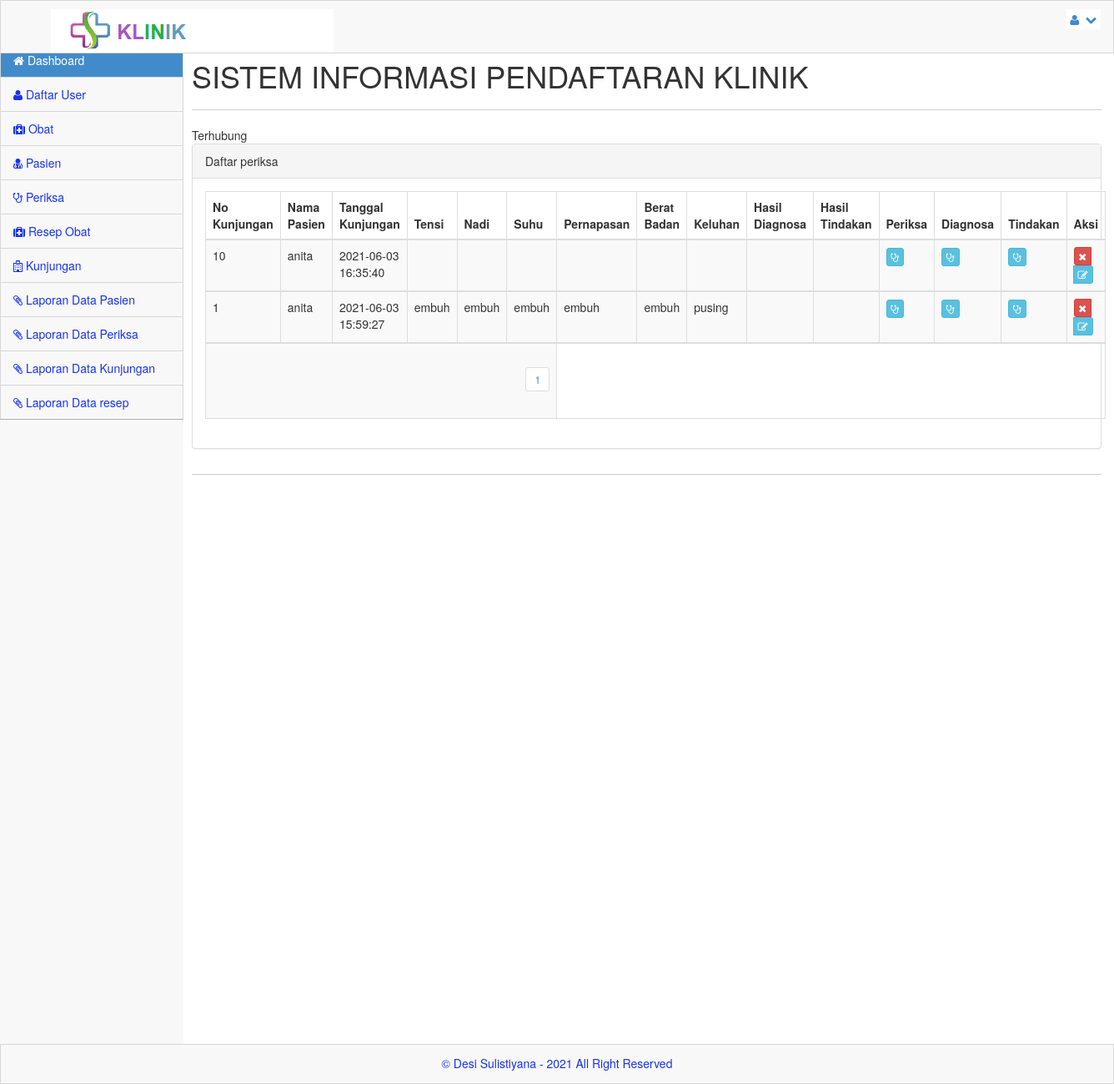
The app's page /admin/index.php?menu=periksa (signed in) with its own data.
### tables this page shows
CREATE TABLE `periksa` (
  `id_periksa` int(10) NOT NULL,
  `no_kunjungan` int(10) NOT NULL,
  `tensi` varchar(10) DEFAULT NULL,
  `nadi` varchar(10) DEFAULT NULL,
  `suhu` varchar(10) DEFAULT NULL,
  `napas` varchar(10) DEFAULT NULL,
  `bb` varchar(10) DEFAULT NULL,
  `keluhan` varchar(30) DEFAULT NULL,
  `kd_diagnosa` varchar(20) DEFAULT NULL,
  `kd_tindakan` varchar(10) DEFAULT NULL,
  `created_at` timestamp NULL DEFAULT current_timestamp(),
  `update_at` timestamp NULL DEFAULT current_timestamp(),
  `daleted_at` timestamp NULL DEFAULT NULL
);

CREATE TABLE `kunjungan` (
  `no_kunjungan` int(10) NOT NULL,
  `no_rm` varchar(10) NOT NULL,
  `created_at` timestamp NULL DEFAULT current_timestamp(),
  `updated_at` timestamp NULL DEFAULT current_timestamp(),
  `deleted_at` timestamp NULL DEFAULT NULL
);

CREATE TABLE `pasien` (
  `no_rm` varchar(11) NOT NULL,
  `nm_pasien` varchar(300) NOT NULL,
  `j_kel` varchar(100) NOT NULL,
  `agama` varchar(100) NOT NULL,
  `alamat` varchar(300) NOT NULL,
  `tgl_lhr` date NOT NULL,
  `ktp` varchar(16) NOT NULL,
  `no_tlp` varchar(12) NOT NULL,
  `nm_kel` varchar(20) NOT NULL,
  `hub_kel` varchar(100) NOT NULL
);

### admin/periksa.php (the view, shortened to what this page needs)
<?php
include_once("../library/koneksi.php");
$row = 20;
$hal = isset($_GET['hal']) ? $_GET['hal'] : 0;
$pageSql = "SELECT * FROM periksa";
$pageQry = mysqli_query($server,$pageSql) or die ("error paging: ".mysqli_error());
$jml	 = mysqli_num_rows($pageQry);
$max	 = ceil($jml/$row);
?>
<div class="panel panel-default">
	<div class="panel-heading">
		Daftar periksa
	</div>
	<div class="panel-body">
		<div class="table-responsive">
			<table class="table table-striped table-bordered table-hover">
				<thead>
					<tr>
						<th>No Kunjungan</th>
						<th>Nama Pasien</th>
						<th>Tanggal Kunjungan</th>
						<th>Tensi</th>
						<th>Nadi</th>
						<th>Suhu</th>
						<th>Pernapasan</th>
						<th>Berat Badan</th>
						<th>Keluhan</th>
						<th>Hasil Diagnosa</th>
						<th>Hasil Tindakan</th>
						<th>Periksa</th>
						<th>Diagnosa</th>
						<th>Tindakan</th>
						<th width="90">Aksi</th>
					</tr>
				</thead>
			<?php
				$kjgSql = "SELECT * FROM periksa LEFT JOIN kunjungan ON kunjungan.no_kunjungan=periksa.no_kunjungan LEFT JOIN pasien ON pasien.no_rm=kunjungan.no_rm ORDER BY id_periksa DESC LIMIT $hal, $row";
				$kjgQry = mysqli_query($server,$kjgSql)  or die ("Query periksa salah : ".mysqli_error());
				while ($kjg = mysqli_fetch_array($kjgQry)) {
			?>
				<tbody>
					<tr>
						<td><?php echo $kjg['no_kunjungan'];?></td>
						<td><?php echo $kjg['nm_pasien'];?></td>
						<td><?php echo $kjg['created_at'];?></td>
						<td><?php echo $kjg['tensi'];?></td>
						<td><?php echo $kjg['nadi'];?></td>
						<td><?php echo $kjg['suhu'];?></td>
						<td><?php echo $kjg['napas'];?></td>
						<td><?php echo $kjg['bb'];?></td>
						<td><?php echo $kjg['keluhan'];?></td>
						<td><?php echo $kjg['kd_diagnosa'];?></td>
						<td><?php echo $kjg['kd_tindakan'];?></td>
						<td><a href="?menu=periksa_edit&aksi=edit&nmr=<?php echo $kjg['id_periksa']; ?>" class="btn btn-xs btn-info tipsy-kiri-atas" title='Tambah Diagnosa'> <i class="icon-stethoscope icon-white"></i> </a></td>
						<td><a href="?menu=periksa_edit&aksi=edit&nmr=<?php echo $kjg['id_periksa']; ?>" class="btn btn-xs btn-info tipsy-kiri-atas" title='Tambah Diagnosa'> <i class="icon-stethoscope icon-white"></i> </a></td>
						<td><a href="?menu=periksa_edit&aksi=edit&nmr=<?php echo $kjg['id_periksa']; ?>" class="btn btn-xs btn-info tipsy-kiri-atas" title='Tambah Diagnosa'> <i class="icon-stethoscope icon-white"></i> </a></td>
						<td>
						  <div class='btn-group'>
						  <a href="?menu=periksa_del&aksi=hapus&nmr=<?php echo $kjg['id_periksa']; ?>" class="btn btn-xs btn-danger tipsy-kiri-atas" title="Hapus Data Ini" onclick="return confirm('ANDA YAKIN AKAN MENGHAPUS DATA PENTING INI ... ?')"><i class="icon-remove icon-white"></i></a>
						  <a href="?menu=periksa_edit&aksi=edit&nmr=<?php echo $kjg['id_periksa']; ?>" class="btn btn-xs btn-info tipsy-kiri-atas" title='Edit Data ini'> <i class="icon-edit icon-white"></i> </a>
						  </div>
						</td>
					</tr>
				</tbody>
			<?php } ?>
					<tr>
						<td colspan="6" align="right">
						<?php
						for($h = 1; $h <= $max; $h++){
							$list[$h] = $row*$h-$row;
							echo "<ul class='pagination pagination-sm'><li><a href='?menu=periksa&hal=$list[$h]'>$h</a></li></ul>";
						}
						?></td>
					</tr>
			</table>
		</div>
	</div>
</div>

### css/main.css (style rules this page uses)
@media (min-width: 768px) { html, body { height: 100%; } }
body.padTop53 { padding-top: 75px; overflow: visible; }
@media (min-width: 802px) { body.padTop53 { padding-top: 51px; } }

### css/MoneAdmin.css (style rules this page uses)
body { background-color: #f8f8f8; }

### records on screen
periksa: kunjungan.no_kunjungan "10", pasien.nm_pasien "anita", kunjungan.created_at "2021-06-03 16:35:40"
periksa: kunjungan.no_kunjungan "1", pasien.nm_pasien "anita", kunjungan.created_at "2021-06-03 15:59:27", tensi "embuh", nadi "embuh", suhu "embuh", napas "embuh", bb "embuh", keluhan "pusing"
